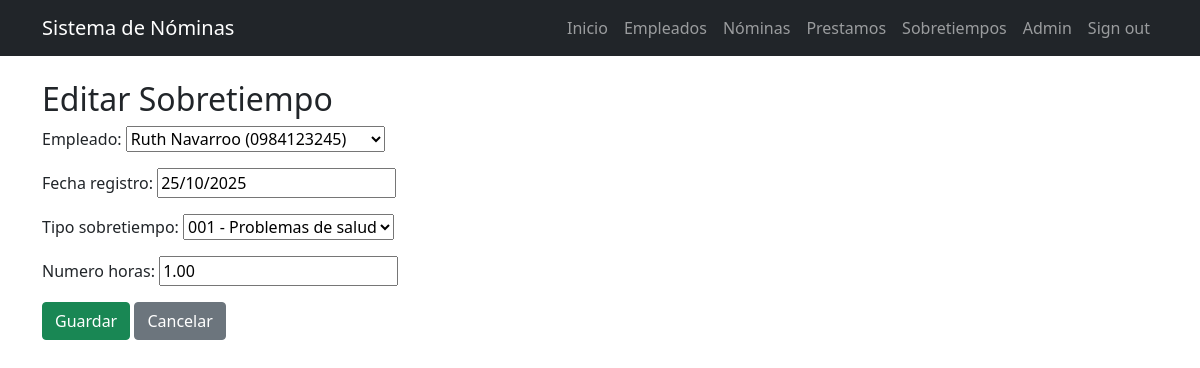
Screenshot of /sobretiempo/sobretiempo/2/update/ (signed in) with the database file from the repository.
### sobretiempo/models.py (models this page shows, shortened)
class Sobretiempo(models.Model):
    empleado = models.ForeignKey(Empleado, on_delete=models.CASCADE)
    fecha_registro = models.DateField()
    tipo_sobretiempo = models.ForeignKey(TipoSobretiempo, on_delete=models.CASCADE)
    numero_horas = models.DecimalField(max_digits=6, decimal_places=2)
    valor = models.DecimalField(max_digits=10, decimal_places=2, editable=False)

### sobretiempo/views.py (the view)
# urls.py: path('sobretiempo/<int:pk>/update/', SobretiempoUpdateView.as_view(), name='sobretiempo_update'),
class SobretiempoUpdateView(LoginRequiredMixin, UpdateView):
    model = Sobretiempo
    form_class = SobretiempoForm
    template_name = 'sobretiempo/sobretiempo_form.html'
    success_url = reverse_lazy('sobretiempo:sobretiempo_list')

### sobretiempo/forms.py
class SobretiempoForm(forms.ModelForm):
    class Meta:
        model = Sobretiempo
        fields = ['empleado', 'fecha_registro', 'tipo_sobretiempo', 'numero_horas']

### nomina/models.py (called while the page is built)
    def __str__(self):
        return f"{self.nombre} ({self.cedula})"

### sobretiempo/models.py (called while the page is built)
    def __str__(self):
        return f"{self.codigo} - {self.descripcion}"

### sobretiempo/templates/sobretiempo/sobretiempo_form.html (shortened to what this page needs)
{% extends 'nomina/base.html' %}
{% block content %}
<h2>{{ form.instance.pk|yesno:"Editar Sobretiempo,Nuevo Sobretiempo" }}</h2>
<form method="post">
  {{ form.as_p }}
  <button type="submit" class="btn btn-success">Guardar</button>
  <a href="{% url 'sobretiempo:sobretiempo_list' %}" class="btn btn-secondary">Cancelar</a>
</form>
{% endblock %}

### rows the page displays
Sobretiempo: instance.pk "Editar Sobretiempo", empleado "Ruth Navarroo (0984123245)", fecha_registro "25/10/2025", tipo_sobretiempo "001 - Problemas de salud", numero_horas "1.00"
